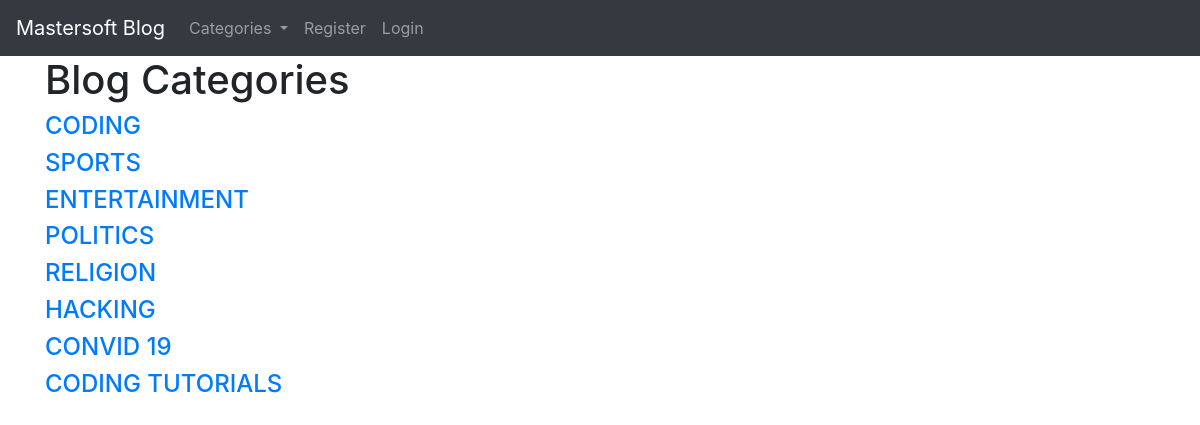
Screenshot of /blog_category/ with the database file from the repository.
### theblog/models.py (models this page shows, shortened)
class Category(models.Model):
	name = models.CharField(max_length=255)
	def __str__(self):
		return self.name

### theblog/views.py (the view)
# urls.py: path('blog_category/', CategoryListView, name="blog_category"),
def CategoryListView(request):
	cat_menu_list = Category.objects.all()
	context = {
	 'cat_menu':cat_menu_list,
	}
	return render(request, 'theblog/category_list.html',context)

### theblog/templates/theblog/category_list.html (shortened to what this page needs)
{% extends 'theblog/base.html' %}
{% block content %}
<h1>Blog Categories</h1>
	{% for cat in cat_menu %}
     <h4>  <a href="{% url 'categoryview' cat|slugify %}">{{cat|upper}}</a></h4>
    {% endfor %}
{% endblock %}

### rows the page displays
Category: name "CODING"
Category: name "SPORTS"
Category: name "ENTERTAINMENT"
Category: name "POLITICS"
Category: name "RELIGION"
Category: name "HACKING"
Category: name "CONVID 19"
Category: name "CODING TUTORIALS"
